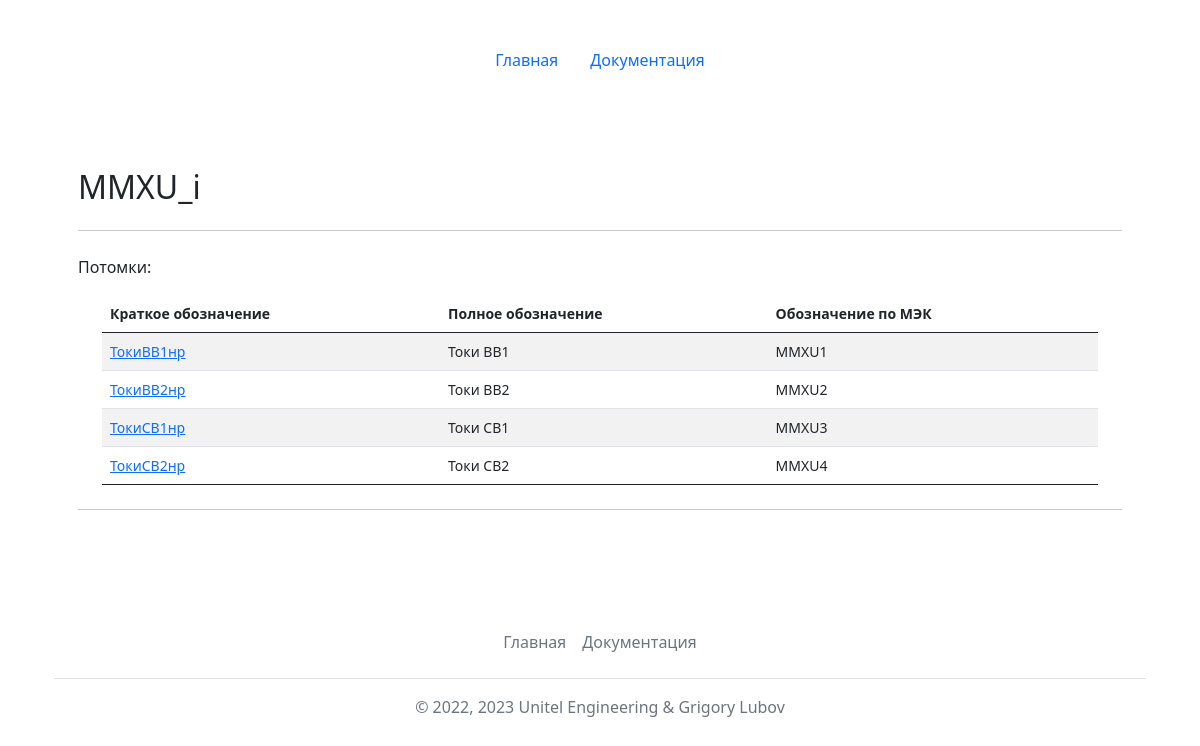
/checkconns/?name=MMXU_i&type=ln_type, run on the app's committed database.
### mainapp/models.py (models this page shows, shortened)
class LogicNodeInstantiated(models.Model):
    id = models.AutoField(primary_key=True)
    short_name = models.CharField(max_length=64, verbose_name='Краткое имя (например: БУ или ДЗТ)', unique=True)
    full_name = models.CharField(max_length=128, verbose_name='Полное имя', blank=True)
    ln_prefix = models.CharField(max_length=32, verbose_name='Префикс ЛУ', blank=True)
    class_name = models.CharField(max_length=4, verbose_name='Класс (например: PDIF)')
    instance = models.IntegerField(verbose_name='Номер экземпляра', blank=True, null=True)
    ln_type = models.ForeignKey(LogicNodesTypes, on_delete=models.CASCADE, verbose_name='Тип ЛУ', null=True)
    class Meta:
        verbose_name = 'Экземпляр логического узла'
        verbose_name_plural = 'Экземпляр логического узла'
        ordering = ['short_name']
    @property
    def get_instance_report(self):
        if self.instance==-1:
            return '(n)'
        if self.instance:
            return self.instance
        else:
            return ""

### mainapp/views.py (the view, shortened to what this page needs)
# urls.py: path('checkconns/', views.connslntype),
def connslntype(request):
    name = request.GET.get('name')
    type = request.GET.get('type')
    if type == 'ln_type':
        lntype = LogicNodesTypes.objects.get(name=name)
        ln_inst = LogicNodeInstantiated.objects.all().filter(ln_type=lntype.id)
        for inst in ln_inst:
            print(inst.short_name)
        return render(request, 'mainapp/conns.html', {'ln_type': name, 'ln_inst':ln_inst, 'title': 'Потомки типа ЛУ '+str(name)})

### templates/mainapp/conns.html (shortened to what this page needs)
{% extends 'base.html' %}
{% block content %}
<main class="container py-5">
        {% if ln_inst %}
        <h2 class="mt-4">{{ln_type}}</h2>
        <hr class="my-4">
        <p>Потомки:</p>
        <div class="container small">
        <table class="table table-striped">
            <thead>
                <tr>
                  <th scope="col">Краткое обозначение</th>
                  <th scope="col">Полное обозначение</th>
                  <th scope="col">Обозначение по МЭК</th>
                </tr>
            </thead>
            <tbody>
            {% for item in ln_inst %}
                <tr>
                    <td><a href="?name={{item.short_name}}&type=inst_ln&lntype={{ln_type}}">{{item.short_name}}</a></td>
                    <td>{{item.full_name}}</td>
                    <td>{{item.ln_prefix}}{{item.class_name}}{{item.get_instance_report}}</td>
                </tr>
            {% endfor %}
            </tbody>
        </table>
        </div>
        <hr class="my-4">
        {% else %}
        <h2 class="mt-4">У типа логического узла "{{ln_type}}" нет потомков =(</h2>
        {% endif %}
</main>
{% endblock %}

### data on the page
LogicNodeInstantiated: short_name "ТокиВВ1нр", full_name "Токи ВВ1", class_name "MMXU", get_instance_report "1"
LogicNodeInstantiated: short_name "ТокиВВ2нр", full_name "Токи ВВ2", class_name "MMXU", get_instance_report "2"
LogicNodeInstantiated: short_name "ТокиСВ1нр", full_name "Токи СВ1", class_name "MMXU", get_instance_report "3"
LogicNodeInstantiated: short_name "ТокиСВ2нр", full_name "Токи СВ2", class_name "MMXU", get_instance_report "4"

### other printed values
{{ ln_type }} "MMXU_i"
